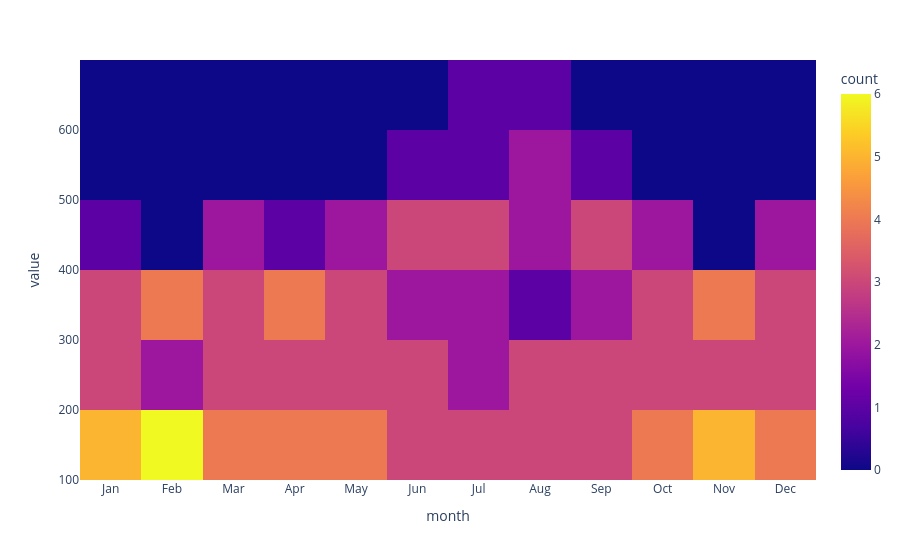

Here is the notebook cell this chart was saved with:
### Code cell
px.density_heatmap(d)

### Figure 1 — Plotly figure (JSON) as saved in the notebook; plotly's stock layout.template omitted (floating-point values rounded to 4 significant figures; data arrays with more than 128 entries replaced by an {"elided": "..."} marker saying what was removed)
{"data": [{"coloraxis": "coloraxis", "hovertemplate": "month=%{x}<br>value=%{y}<br>count=%{z}<extra></extra>", "name": "", "type": "histogram2d", "x": {"elided": "144 str values"}, "xaxis": "x", "xbingroup": "x", "y": {"elided": "144 int values"}, "yaxis": "y", "ybingroup": "y"}], "layout": {"coloraxis": {"colorbar": {"title": {"text": "count"}}, "colorscale": [[0, "#0d0887"], [0.1111, "#46039f"], [0.2222, "#7201a8"], [0.3333, "#9c179e"], [0.4444, "#bd3786"], [0.5556, "#d8576b"], [0.6667, "#ed7953"], [0.7778, "#fb9f3a"], [0.8889, "#fdca26"], [1, "#f0f921"]]}, "legend": {"tracegroupgap": 0}, "margin": {"t": 60}, "xaxis": {"anchor": "y", "domain": [0, 1], "title": {"text": "month"}}, "yaxis": {"anchor": "x", "domain": [0, 1], "title": {"text": "value"}}}}
